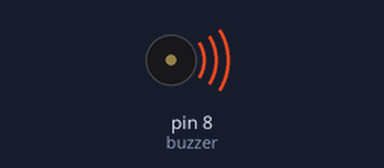
A sketch run on a simulated Arduino Uno, built with avr-gcc and run on an emulated ATmega328P. On the bench: buzzer (waves = sounding).

Above: at 0.8 s.
At 2.8 s:
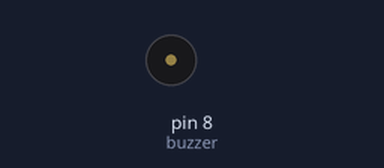
Timing chart, 0 to 9.8 s (numbered marks = the images above):
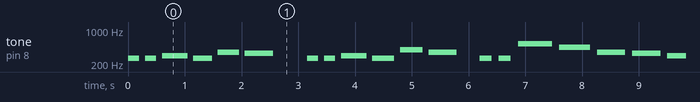

The sketch:

sketch_mar05a.ino
```cpp
 const float c4 = 261.63;
 const float d4 = 293.67;
 const float f4 = 349.23;
 const float e4 = 329.63; //this is the e after major c
 const float g4 = 392.00; //this is the g after major c
 const float c5 = 523.25; //this is the c after major c
 const float a4 = 440.00; //this is the a note
 const float a4SH = 466.16; //this is the a#


const int buzzer = 8; //buzzer as a speaker

void setup() {
  // put your setup code here, to run once:
  pinMode(buzzer, OUTPUT); //defining the buzzer as the output pin

}

void loop() {
  // put your main code here, to run repeatedly:
  //playing the first section
  firstSection();
  delay(600);

  //playing the second section
  secondSection();
  delay(400);

  //playing the third section
  thirdSection();
  delay(300);

  //playing the fourth section
  fourthSection();
  delay(1000);

}

//function to play a note in a certain duration
void playNote(int note, int duration){
  //play a note on a buzzer
  tone(buzzer, note, duration);

  delay(duration);

  //stop playing a note on a buzzer
  noTone(buzzer);
}

//playing the first section
void firstSection(){
  playNote(c4,200);
  delay(100);
  playNote(c4,200);
  delay(100);
  playNote(d4, 450);
  delay(100);
  playNote(c4,330);
  delay(100);
  playNote(f4,380);
  delay(100);
  playNote(e4, 495);
}

//playing the second section
void secondSection(){
  playNote(c4, 200);
  delay(100);
  playNote(c4, 200);
  delay(100);
  playNote(d4, 450);
  delay(100);
  playNote(c4, 390);
  delay(100);
  playNote(g4, 400);
  delay(100);
  playNote(f4, 500);
}

//playing the third section
void thirdSection(){
  playNote(c4, 210);
  delay(130);
  playNote(c4, 210);
  delay(130);
  playNote(c5, 600);
  delay(120);
  playNote(a4, 550);
  delay(120);
  playNote(f4, 500);
  delay(120);
  playNote(e4, 500);
  delay(120);
  playNote(d4, 500);
}

//playing the fourth section
void fourthSection(){
  playNote(a4SH, 400);
  delay(100);
  playNote(a4SH, 400);
  delay(100);
  playNote(a4, 620);
  delay(200);
  playNote(f4, 400);
  delay(200);
  playNote(g4, 500);
  delay(100);
  playNote(f4, 800);
}
```

Measured:
- by itself, tone on pin 8 (buzzer): plays 261 Hz for 0.20 s, 261 Hz for 0.20 s, 293 Hz for 0.45 s, 261 Hz for 0.33 s, 349 Hz for 0.38 s, 329 Hz for 0.50 s … (218 notes in this stretch)
